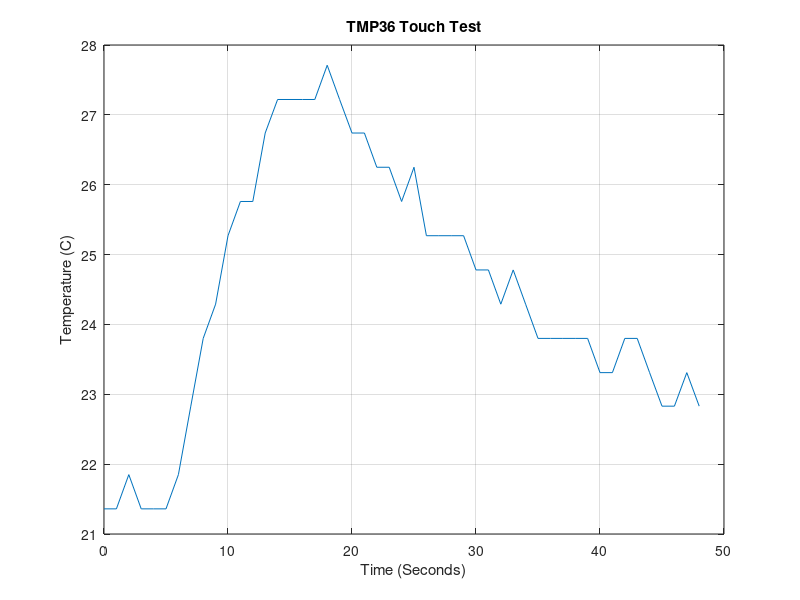

MATLAB code to generate this figure: (Note: this script raises an error after producing the figure.)
%freq=[98.42, 176, 559, 991, 1934, 5085, 9900, 14140, 18150, 20490, 29500, 50350, 101400, 123000, 141000, 158000, 189000, 202000, 330000, 440000, 550000, 684000, 903000, 1150000, 1380000];
%frequencies used in hertz
%r=[1000000 470000 100000 47000]
%ib=[.01; .03; .13; .3;]
%ic=[3.77; 7.98; 15.8; 15.17;]
%beta=[377; 266; 121.538; 50.5667;]
%vce=[11.27; 7.09; .214; .149;]

##freq=[1000 100 30 10 20 50 5092 10000 30630 50710 100000 200500 1000000 1520000 2033000];
##iptp=[108 110 112 92 112 112 112 114 116 114 114 118 120 120 120];
##optp=[116 116 88 50 76 105 116 118 124 122 124 124 120 118 110];
##av=ones(1, 15);
##
##av = optp ./ iptp;
##
##freq = freq(1:(length(freq) - 3));
##av = av(1:(length(av) - 3));
##iptp = iptp(1:(length(iptp) - 3));
##optp = optp(1:(length(optp) - 3));


%linear fit line calculation

%fitLineFull = @(x) 26.228*x + 81.008
%fx1 = [vce(1); vce(length(vce))]
%fy1 = [fitLineFull(fx1(1)); fitLineFull(fx1(2))]

%fitLineActive = @(x) 22.898*x + 113.07
%fx2 = fx1
%fy2 = [fitLineActive(fx2(1)); fitLineActive(fx2(2))]



%plot(vce, beta, "o", fx1, fy1, "-", fx2, fy2, "--")
%plot(freq, av, "o");

data = [21.36, 21.36, 21.85, 21.36, 21.36, 21.36, 21.85, 22.83, 23.80, 24.29, 25.27, 25.76, 25.76, 26.74, 27.22, 27.22, 27.22, 27.22, 27.71, 27.22, 26.74, 26.74, 26.25, 26.25, 25.76, 26.25, 25.27, 25.27, 25.27, 25.27, 24.78, 24.78, 24.29, 24.78, 24.29, 23.80, 23.80, 23.80, 23.80, 23.80, 23.31, 23.31, 23.80, 23.80, 23.31, 22.83, 22.83, 23.31, 22.83];
seconds = [0, 1, 2, 3, 4, 5, 6, 7, 8, 9, 10, 11, 12, 13, 14, 15, 16, 17, 18, 19, 20, 21, 22, 23, 24, 25, 26, 27, 28, 29, 30, 31, 32, 33, 34, 35, 36, 37, 38, 39, 40, 41, 42, 43, 44, 45, 46, 47, 48];

%l=legend("Measured", "Full Trendline", "Active Trendline")
%legend(l, "location", "southeast")
%text(1, 186, "y=22.898x + 113.07")
%text(3, 112, "y=26.228x + 81.008")
%xlabel("Frequency (Hz)")

%plot(cpu(1:upperLimit), transaction(1:upperLimit), "o");
plot(seconds, data, "-");
grid();

ylabel("Temperature (C)")
xlabel("Time (Seconds)")
title("TMP36 Touch Test")


%inputVoltagePeak=[1, 1, 1, 1, 1, 1, 1, 1, 1.16, 1.2, 1.2, 1.2, 1.12, 1.12, 1.12, 1.2, 1.2, 1.2, 1.2, 1.2, 1.2, 1.2, 1.2, 1.2, 1.2];
%Measured input peak voltages in volts

%outputVoltagePeak=[9.4, 9.4, 9.4, 9.4, 9.4, 9.4, 9.4, 9.4, 9.64, 9.52, 9.52, 9.52, 9.04, 9.04, 8.88, 8.72, 8.48, 8.4, 6.88, 5.6, 4.72, 3.92, 2.88, 2.24, 1.76];
%Measured output peak voltages in volts

%freqLog = log10(freq);
%make the frequency a log so that it smooths out better

%Av=zeros(1,25);

%for i=1:25
%  Av(i)= outputVoltagePeak(i)/inputVoltagePeak(i);
%endfor;
%AvDB=20*log10(Av);
%calculate the gain in decibles
%subplot(2, 2, 1);
%scatter(freqLog, AvDB);
%xlabel("Log(frequency) in Hertz");
%ylabel("Voltage Gain in Decibles");
%title("Logified Frequency vs. Gain");

%subplot(2, 2, 3);
%plot(freqLog, AvDB);
%xlabel("Log(frequency) in Hertz");
%ylabel("Voltage Gain in Decibles");
%title("Logified Frequency vs. Gain");

##subplot(2, 2, 2);
##scatter(freq, Av);
##xlabel("frequency in Hertz");
##ylabel("Voltage Gain");
##title("Frequency vs. Gain");
##
##subplot(2, 2, 4);
##plot(freq, Av);
##xlabel("frequency in Hertz");
##ylabel("Voltage Gain");
##title("Frequency vs. Gain");
##%plot the data in a scatter plot
##
filename = "graph.png";
width = floor(1000);
height = floor((1080./1920.)*width);

size = strcat("-S", num2str(width), ",", num2str(height));
print(filename, "-dpng", size);
disp(strcat("Image Saved as ", " ", filename));
open(filename);